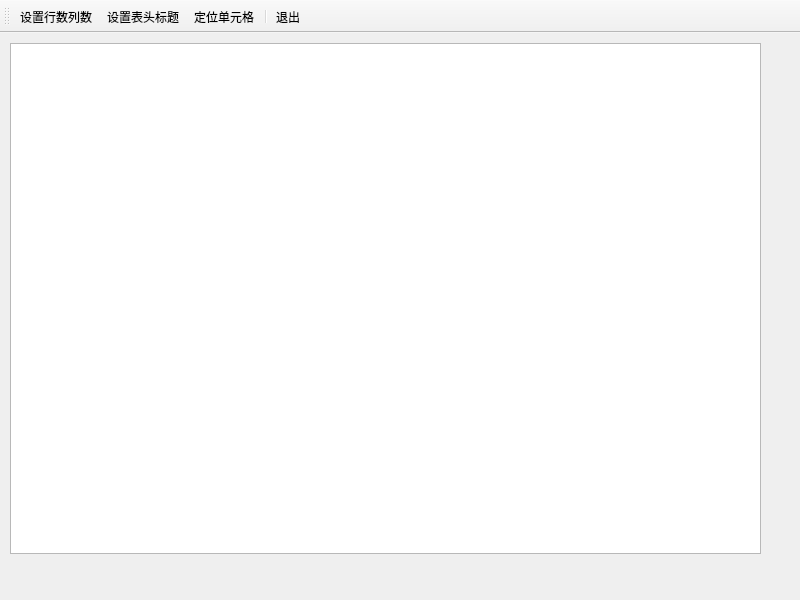
<?xml version="1.0" encoding="UTF-8"?>
<ui version="4.0">
 <class>MainWindow</class>
 <widget class="QMainWindow" name="MainWindow">
  <property name="geometry">
   <rect>
    <x>0</x>
    <y>0</y>
    <width>800</width>
    <height>600</height>
   </rect>
  </property>
  <property name="windowTitle">
   <string>自定义对话框</string>
  </property>
  <widget class="QWidget" name="centralwidget">
   <widget class="QTableView" name="tableView">
    <property name="geometry">
     <rect>
      <x>10</x>
      <y>10</y>
      <width>751</width>
      <height>511</height>
     </rect>
    </property>
   </widget>
  </widget>
  <widget class="QToolBar" name="toolBar">
   <property name="windowTitle">
    <string>toolBar</string>
   </property>
   <property name="toolButtonStyle">
    <enum>Qt::ToolButtonTextUnderIcon</enum>
   </property>
   <attribute name="toolBarArea">
    <enum>TopToolBarArea</enum>
   </attribute>
   <attribute name="toolBarBreak">
    <bool>false</bool>
   </attribute>
   <addaction name="actSetSiz"/>
   <addaction name="actSetHeader"/>
   <addaction name="actLocate"/>
   <addaction name="separator"/>
   <addaction name="actExit"/>
  </widget>
  <action name="actSetSiz">
   <property name="icon">
    <iconset resource="res.qrc">
     <normaloff>:/icons/row.bmp</normaloff>:/icons/row.bmp</iconset>
   </property>
   <property name="text">
    <string>设置行数列数</string>
   </property>
   <property name="toolTip">
    <string>设置行数列数</string>
   </property>
  </action>
  <action name="actSetHeader">
   <property name="icon">
    <iconset resource="res.qrc">
     <normaloff>:/icons/header.bmp</normaloff>:/icons/header.bmp</iconset>
   </property>
   <property name="text">
    <string>设置表头标题</string>
   </property>
   <property name="toolTip">
    <string>设置表头标题</string>
   </property>
  </action>
  <action name="actLocate">
   <property name="icon">
    <iconset resource="res.qrc">
     <normaloff>:/icons/locate.bmp</normaloff>:/icons/locate.bmp</iconset>
   </property>
   <property name="text">
    <string>定位单元格</string>
   </property>
   <property name="toolTip">
    <string>定位单元格</string>
   </property>
  </action>
  <action name="actExit">
   <property name="icon">
    <iconset resource="res.qrc">
     <normaloff>:/icons/exit.bmp</normaloff>:/icons/exit.bmp</iconset>
   </property>
   <property name="text">
    <string>退出</string>
   </property>
  </action>
 </widget>
 <resources>
  <include location="res.qrc"/>
 </resources>
 <connections>
  <connection>
   <sender>actExit</sender>
   <signal>triggered()</signal>
   <receiver>MainWindow</receiver>
   <slot>close()</slot>
   <hints>
    <hint type="sourcelabel">
     <x>-1</x>
     <y>-1</y>
    </hint>
    <hint type="destinationlabel">
     <x>399</x>
     <y>299</y>
    </hint>
   </hints>
  </connection>
 </connections>
</ui>
